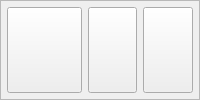
           <widget class="QFrame" name="frame_31">
            <property name="sizePolicy">
             <sizepolicy hsizetype="Preferred" vsizetype="Preferred">
              <horstretch>0</horstretch>
              <verstretch>0</verstretch>
             </sizepolicy>
            </property>
            <property name="maximumSize">
             <size>
              <width>16777215</width>
              <height>16777215</height>
             </size>
            </property>
            <property name="frameShape">
             <enum>QFrame::StyledPanel</enum>
            </property>
            <property name="frameShadow">
             <enum>QFrame::Plain</enum>
            </property>
            <layout class="QHBoxLayout" name="horizontalLayout_45" stretch="3,2,2">
             <property name="leftMargin">
              <number>6</number>
             </property>
             <property name="topMargin">
              <number>6</number>
             </property>
             <property name="rightMargin">
              <number>6</number>
             </property>
             <property name="bottomMargin">
              <number>6</number>
             </property>
             <item>
              <widget class="QPushButton" name="pushButtonPause">
               <property name="sizePolicy">
                <sizepolicy hsizetype="Preferred" vsizetype="Preferred">
                 <horstretch>0</horstretch>
                 <verstretch>0</verstretch>
                </sizepolicy>
               </property>
               <property name="minimumSize">
                <size>
                 <width>0</width>
                 <height>0</height>
                </size>
               </property>
               <property name="maximumSize">
                <size>
                 <width>16777215</width>
                 <height>16777215</height>
                </size>
               </property>
               <property name="font">
                <font>
                 <pointsize>8</pointsize>
                </font>
               </property>
               <property name="toolTip">
                <string>Running (click to pause)</string>
               </property>
               <property name="text">
                <string/>
               </property>
               <property name="icon">
                <iconset resource="resources.qrc">
                 <normaloff>:/images/icons/run.png</normaloff>:/images/icons/run.png</iconset>
               </property>
               <property name="iconSize">
                <size>
                 <width>50</width>
                 <height>25</height>
                </size>
               </property>
              </widget>
             </item>
             <item>
              <widget class="QPushButton" name="pushButtonAutoset">
               <property name="sizePolicy">
                <sizepolicy hsizetype="Preferred" vsizetype="Preferred">
                 <horstretch>0</horstretch>
                 <verstretch>0</verstretch>
                </sizepolicy>
               </property>
               <property name="toolTip">
                <string>Autoset</string>
               </property>
               <property name="text">
                <string/>
               </property>
               <property name="icon">
                <iconset resource="resources.qrc">
                 <normaloff>:/images/icons/spread.png</normaloff>:/images/icons/spread.png</iconset>
               </property>
               <property name="iconSize">
                <size>
                 <width>30</width>
                 <height>30</height>
                </size>
               </property>
              </widget>
             </item>
             <item>
              <widget class="QPushButton" name="pushButtonResetChannels">
               <property name="sizePolicy">
                <sizepolicy hsizetype="Preferred" vsizetype="Preferred">
                 <horstretch>0</horstretch>
                 <verstretch>0</verstretch>
                </sizepolicy>
               </property>
               <property name="minimumSize">
                <size>
                 <width>0</width>
                 <height>0</height>
                </size>
               </property>
               <property name="maximumSize">
                <size>
                 <width>16777215</width>
                 <height>16777215</height>
                </size>
               </property>
               <property name="toolTip">
                <string>&lt;html&gt;&lt;head/&gt;&lt;body&gt;&lt;p&gt;Reset (zero) channel offset and scale&lt;/p&gt;&lt;/body&gt;&lt;/html&gt;</string>
               </property>
               <property name="text">
                <string/>
               </property>
               <property name="icon">
                <iconset resource="resources.qrc">
                 <normaloff>:/images/icons/clearch.png</normaloff>:/images/icons/clearch.png</iconset>
               </property>
               <property name="iconSize">
                <size>
                 <width>30</width>
                 <height>30</height>
                </size>
               </property>
              </widget>
             </item>
            </layout>
           </widget>
